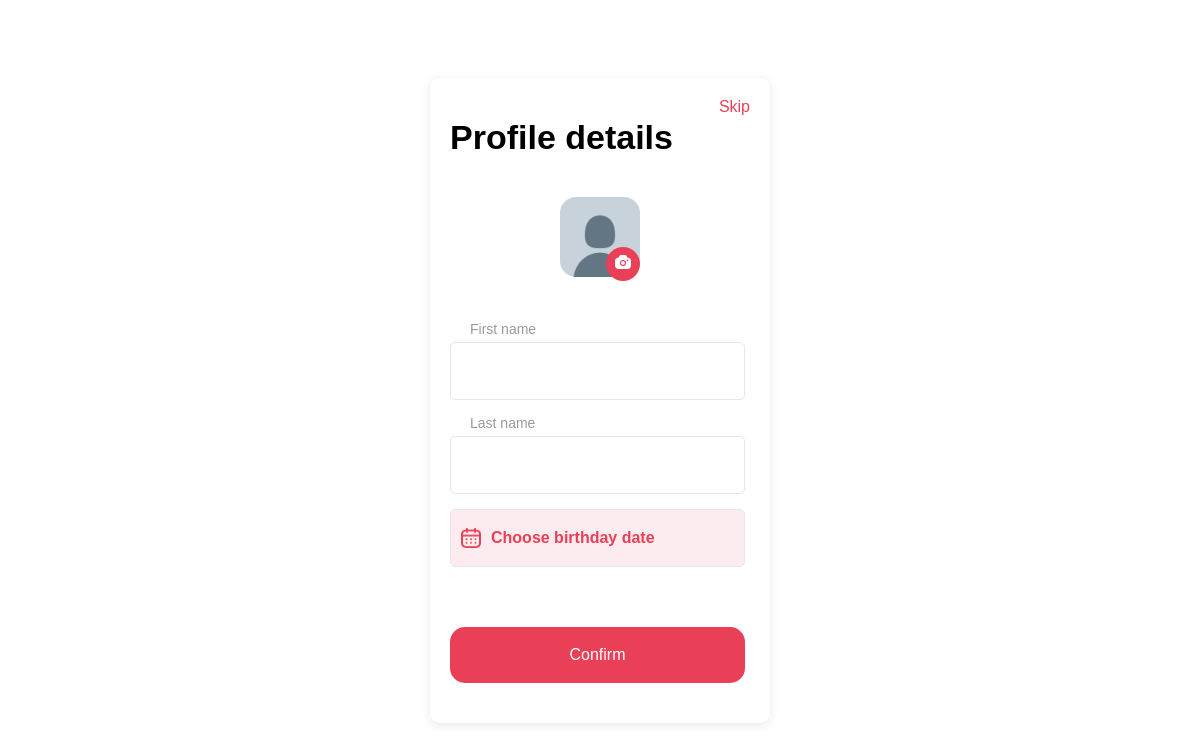
Page /profile/2 on the earlier database version.
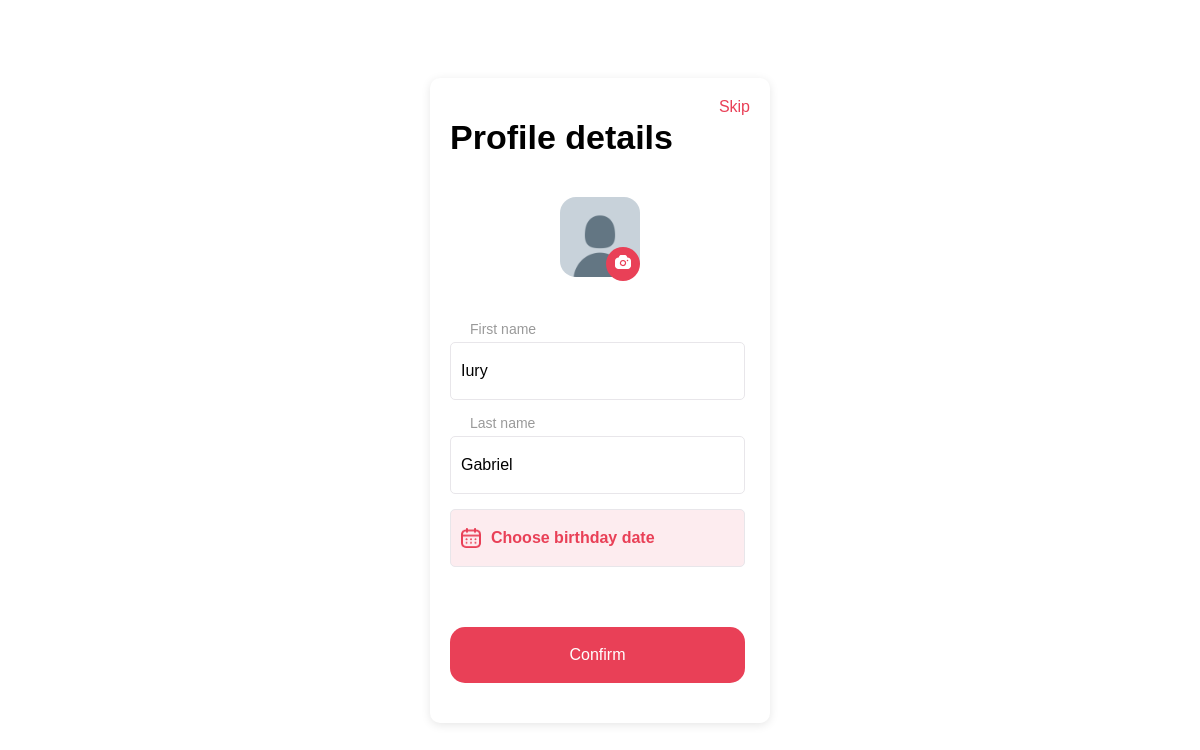
Same page on the later database version.
### models.py (models this page shows, shortened)
class User(db.Model):
    id = db.Column(db.Integer, primary_key=True)
    email = db.Column(db.String(120), unique=True, nullable=False)
    password = db.Column(db.String(80), nullable=False)
    created_at = db.Column(db.DateTime, default=datetime.utcnow)
    first_name = db.Column(db.String(80))
    last_name = db.Column(db.String(80))
    birthday = db.Column(db.Date)

### app.py (the view, shortened to what this page needs)
@app.route('/profile/<int:user_id>', methods=['GET', 'POST'])
def profile(user_id):
    user = User.query.get(user_id)
    if not user:
        return "User not found.", 404
    return render_template('profile.html', user=user)

### templates/profile.html (shortened to what this page needs)
<!DOCTYPE html>
<html lang="en">
<head>
    <link rel="stylesheet" href="{{ url_for('static', filename='css/profile.css') }}">
    <link rel="stylesheet" href="https://cdn.jsdelivr.net/npm/flatpickr/dist/flatpickr.min.css">
    <link rel="stylesheet" href="{{ url_for('static', filename='css/custom-flatpickr.css') }}">
</head>
<body>
    <div class="container">
        <div class="skip">Skip</div>
        <div class="profile-details">
            <div class="titulo">
                Profile details
            </div>
            <div class="profile-image">
                <img src="{{ url_for('static', filename='imagens/profile/perfil.png') }}" alt="Profile Picture" id="profile-pic">
                <button type="button" class="camera-icon"><img src="{{ url_for('static', filename='imagens/profile/Camera.png') }}" alt="Camera Icon"></button>
            </div>
            <form method="post" action="{{ url_for('profile', user_id=user.id) }}">
                <div class="input-container">
                    <label for="first-name">First name</label>
                    <input type="text" id="first-name" name="first-name" value="{{ user.first_name or '' }}" required>
                </div>
                <div class="input-container">
                    <label for="last-name">Last name</label>
                    <input type="text" id="last-name" name="last-name" value="{{ user.last_name or '' }}" required>
                </div>
                <div class="input-container">
                    <button type="button" class="birthday-button" id="open-calendar">
                        <img src="{{ url_for('static', filename='imagens/profile/Calendar.png') }}" alt="Calendar Icon">
                        <span id="display-birthday">Choose birthday date</span>
                    </button>
                <button type="submit" class="confirm-button">Confirm</button>
            </form>
        </div>
    </div>
</body>
</html>

Differences in the rows shown:
now on this page (row edited): User: first-name "Iury", last-name "Gabriel"
